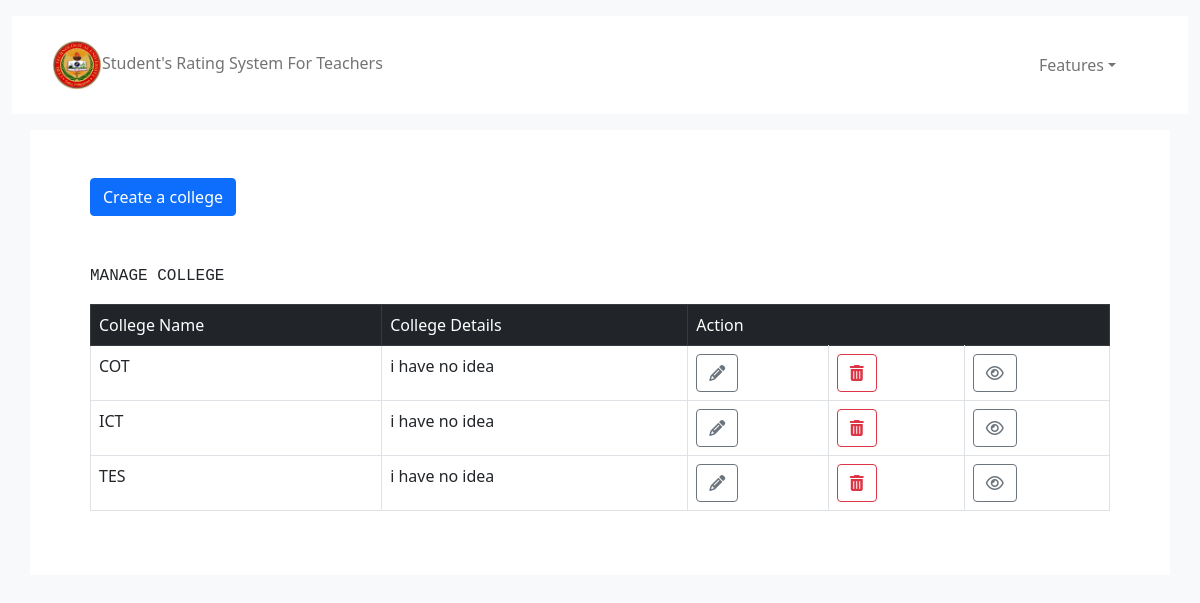
/views/manage-college.php (signed in), run on the app's committed database.
### tables this page shows
CREATE TABLE `college` (
  `college_id` int(11) NOT NULL,
  `college_name` varchar(255) NOT NULL,
  `college_detail` varchar(255) NOT NULL
);

### controller/functions.php (called while the page is built, shortened)
<?php
function get_specific_table($table_name)
{
    $conn = connect_db();
    $sql = "SELECT * FROM $table_name";
    $result = $conn->query($sql);
    if ($result->num_rows > 0) {
        $rows = array();
        while ($row = $result->fetch_assoc()) {
            $rows[] = $row;
        }
        return $rows;
    }
}
?>

### views/manage-college.php (the view, shortened to what this page needs)
<?php include '../controller/functions.php'; ?>
<?php include 'html/header.html';
$college = get_specific_table('college');
?>
<div class="container-fluid my-3 bg-light">
    <?php include 'admin-navbar.php'; ?>
</div>
<div class="container justify-content-center bg-white p-5">
    <div class="container">
       <button type="button" class="btn btn-primary " data-bs-toggle="modal" data-bs-target="#modelId">
            Create a college
       </button>
    <p class="font-monospace mt-5">MANAGE COLLEGE</p>
    <table class="table table-bordered">
        <thead class="table-dark">
            <td>College Name</td>
            <td>College Details</td>
            <td colspan="3">Action</td>
        </thead>
        <?php foreach($college as $row ): ?>
            <tr>
                <td><?php echo $row['college_name'] ?></td>
                <td><?php echo $row['college_detail'] ?></td>
                <td><a href="edit-college.php?id=<?php echo $row['college_id'] ?>" class="btn btn-outline-secondary"> <i class="fa fa-pencil" aria-hidden="true"></i> </a></td>
                <td><a href="../controller/delete.php?college_id=<?php echo $row['college_id'] ?>" class="btn btn-outline-danger"> <i class="fa fa-trash" aria-hidden="true"></i> </a></td>
                <td><a href="manage-departments.php?college_name=<?php echo $row['college_name'] ?>" class="btn btn-outline-secondary"> <i class="fa fa-eye" aria-hidden="true"></i> </a></td>
            </tr>
        <?php endforeach ?>
    </table>
    </div>
</div>

### data on the page
college: college_name "COT", college_detail "i have no idea"
college: college_name "ICT", college_detail "i have no idea"
college: college_name "TES", college_detail "i have no idea"
